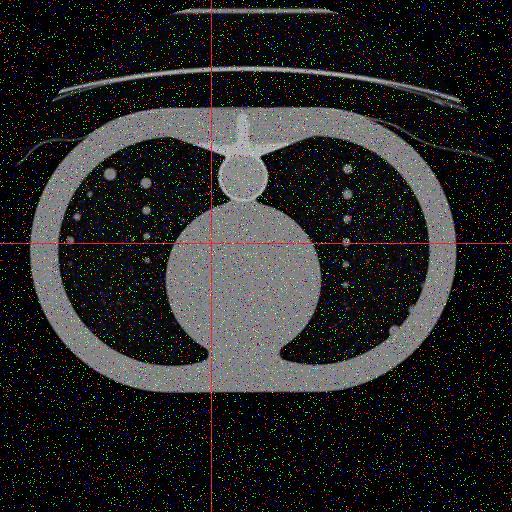
%> input picture circular_object_detection/lung_xray.jpeg, 512 x 512 px
$ octave tumor_detector.m   (GNU Octave 9; MATLAB toolbox functions it lacks are replaced by stand-ins)
%> lines starting %> are read from the running program, lines starting %| are printed output that depends on the picture; in (x1, y1, x2, y2) boxes, pixels count from 0 and x2, y2 are one past the last pixel; in counts of white or black regions, pixels touching at a corner belong together; the program's own positions count from 1
%% load the image
figure(1)
img = imread('lung_xray.jpeg');
%> img is the input picture: size 512x512x3 uint8; mean R, G, B 41.6, 40.1, 41.3
subplot(2,2,1);
imshow(img);
title('original image');

%% binary image

I = rgb2gray(img);
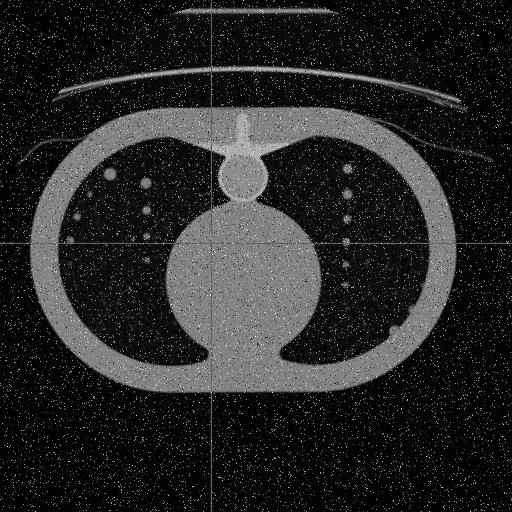
%> I: size 512x512 uint8; min 0, max 252, mean 40.7
BW = imbinarize(I);
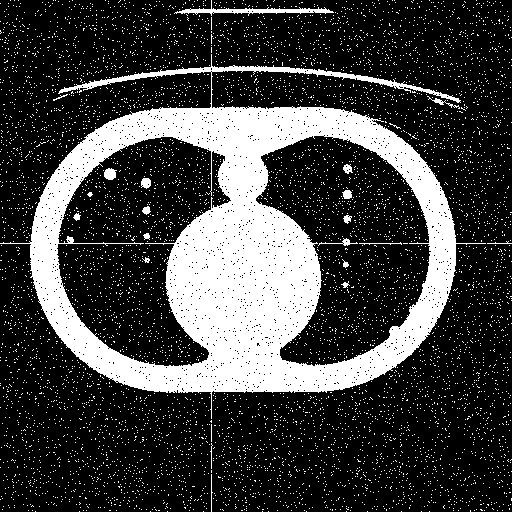
%> BW: size 512x512 logical; 25% white; 7104 white regions (7084 under 20 px), largest, box (x1, y1, x2, y2) and area: (0, 54, 486, 419) 55146, (174, 0, 334, 16) 658, (104, 168, 117, 180) 117
subplot(2,2,2);
imshow(BW);
title('Binary image');

%% remove noise
K = medfilt2(BW,[3,3]); % median filter to remove salt & peper noise
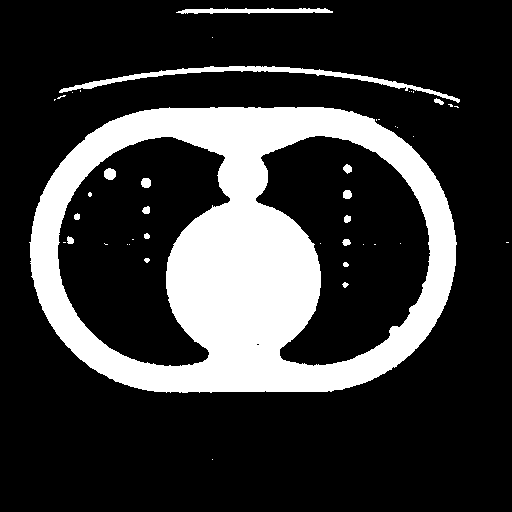
%> K: size 512x512 logical; 21.9% white; 44 white regions (27 under 20 px), largest, box (x1, y1, x2, y2) and area: (29, 107, 457, 393) 53951, (59, 66, 460, 103) 1924, (176, 8, 333, 14) 640

SE = strel('disk', 1); %creates a flat, disk-shaped structure,
I = imopen(K, SE); % remove disk smaller than 1px
%> I: size 512x512 logical; 21.8% white; 19 white regions (2 under 20 px), largest, box (x1, y1, x2, y2) and area: (30, 107, 457, 393) 53941, (59, 66, 460, 103) 1920, (180, 8, 331, 14) 628

J = imclearborder(I);

subplot(2,2,3);
imshow(J);
title('remove noise');


%% contour & segment

white = ones(size(J));
invert = white -J; % invert image manumally

mask = zeros(size(invert));
mask(50:end-50,50:end-50) = 1;
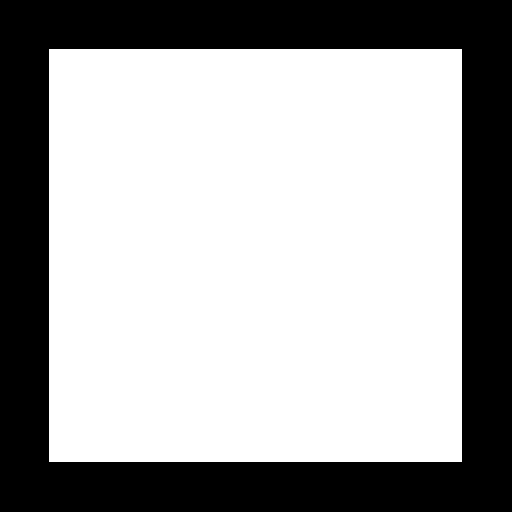
%> mask: size 512x512 double; values 0 (black) and 1 (white), 65.1% white; 1 black region, box (x1, y1, x2, y2) and area: (0, 0, 512, 512) 91575

%> (the run ends here)
